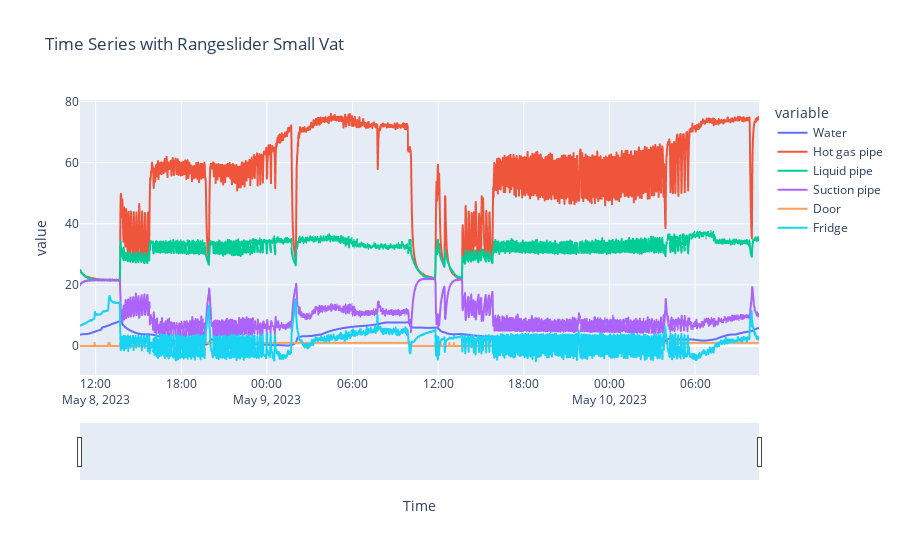

The cell this chart's notebook holds for it:
### Code cell
fig = px.line(df, x='Time', y=['Water', 'Hot gas pipe', 'Liquid pipe', 'Suction pipe',
       'Door', 'Fridge'], title='Time Series with Rangeslider Small Vat')
fig.update_xaxes(rangeslider_visible=True)
fig.show()

### Figure 1 — Plotly figure (JSON) as saved in the notebook; plotly's stock layout.template omitted (floating-point values rounded to 4 significant figures; data arrays with more than 128 entries replaced by an {"elided": "..."} marker saying what was removed)
{"data": [{"hovertemplate": "variable=Water<br>Time=%{x}<br>value=%{y}<extra></extra>", "legendgroup": "Water", "line": {"color": "#636efa", "dash": "solid"}, "marker": {"symbol": "circle"}, "mode": "lines", "name": "Water", "showlegend": true, "type": "scattergl", "x": {"elided": "2856 str values"}, "xaxis": "x", "y": {"elided": "2856 float values"}, "yaxis": "y"}, {"hovertemplate": "variable=Hot gas pipe<br>Time=%{x}<br>value=%{y}<extra></extra>", "legendgroup": "Hot gas pipe", "line": {"color": "#EF553B", "dash": "solid"}, "marker": {"symbol": "circle"}, "mode": "lines", "name": "Hot gas pipe", "showlegend": true, "type": "scattergl", "x": {"elided": "2856 str values"}, "xaxis": "x", "y": {"elided": "2856 float values"}, "yaxis": "y"}, {"hovertemplate": "variable=Liquid pipe<br>Time=%{x}<br>value=%{y}<extra></extra>", "legendgroup": "Liquid pipe", "line": {"color": "#00cc96", "dash": "solid"}, "marker": {"symbol": "circle"}, "mode": "lines", "name": "Liquid pipe", "showlegend": true, "type": "scattergl", "x": {"elided": "2856 str values"}, "xaxis": "x", "y": {"elided": "2856 float values"}, "yaxis": "y"}, {"hovertemplate": "variable=Suction pipe<br>Time=%{x}<br>value=%{y}<extra></extra>", "legendgroup": "Suction pipe", "line": {"color": "#ab63fa", "dash": "solid"}, "marker": {"symbol": "circle"}, "mode": "lines", "name": "Suction pipe", "showlegend": true, "type": "scattergl", "x": {"elided": "2856 str values"}, "xaxis": "x", "y": {"elided": "2856 float values"}, "yaxis": "y"}, {"hovertemplate": "variable=Door<br>Time=%{x}<br>value=%{y}<extra></extra>", "legendgroup": "Door", "line": {"color": "#FFA15A", "dash": "solid"}, "marker": {"symbol": "circle"}, "mode": "lines", "name": "Door", "showlegend": true, "type": "scattergl", "x": {"elided": "2856 str values"}, "xaxis": "x", "y": {"elided": "2856 int values"}, "yaxis": "y"}, {"hovertemplate": "variable=Fridge<br>Time=%{x}<br>value=%{y}<extra></extra>", "legendgroup": "Fridge", "line": {"color": "#19d3f3", "dash": "solid"}, "marker": {"symbol": "circle"}, "mode": "lines", "name": "Fridge", "showlegend": true, "type": "scattergl", "x": {"elided": "2856 str values"}, "xaxis": "x", "y": {"elided": "2856 float values"}, "yaxis": "y"}], "layout": {"legend": {"title": {"text": "variable"}, "tracegroupgap": 0}, "title": {"text": "Time Series with Rangeslider Small Vat"}, "xaxis": {"anchor": "y", "domain": [0, 1], "rangeslider": {"visible": true}, "title": {"text": "Time"}}, "yaxis": {"anchor": "x", "domain": [0, 1], "title": {"text": "value"}}}}
